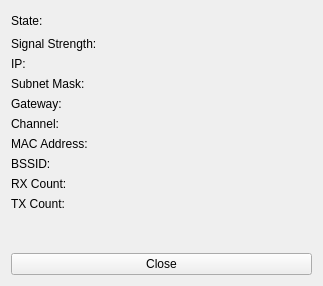
<?xml version="1.0" encoding="UTF-8"?>
<ui version="4.0">
 <class>wifi_status</class>
 <widget class="QWidget" name="wifi_status">
  <property name="geometry">
   <rect>
    <x>0</x>
    <y>0</y>
    <width>323</width>
    <height>286</height>
   </rect>
  </property>
  <property name="windowTitle">
   <string>WIFI Status</string>
  </property>
  <layout class="QVBoxLayout" name="verticalLayout">
   <item>
    <layout class="QGridLayout" name="gridLayout">
     <item row="0" column="0">
      <widget class="QLabel" name="label_8">
       <property name="text">
        <string>State:</string>
       </property>
      </widget>
     </item>
     <item row="1" column="0">
      <widget class="QLabel" name="label">
       <property name="text">
        <string>Signal Strength:</string>
       </property>
      </widget>
     </item>
     <item row="2" column="0">
      <widget class="QLabel" name="label_2">
       <property name="text">
        <string>IP:</string>
       </property>
      </widget>
     </item>
     <item row="3" column="0">
      <widget class="QLabel" name="label_3">
       <property name="text">
        <string>Subnet Mask:</string>
       </property>
      </widget>
     </item>
     <item row="4" column="0">
      <widget class="QLabel" name="label_4">
       <property name="text">
        <string>Gateway:</string>
       </property>
      </widget>
     </item>
     <item row="5" column="0">
      <widget class="QLabel" name="label_5">
       <property name="text">
        <string>Channel:</string>
       </property>
      </widget>
     </item>
     <item row="6" column="0">
      <widget class="QLabel" name="label_6">
       <property name="text">
        <string>MAC Address:</string>
       </property>
      </widget>
     </item>
     <item row="7" column="0">
      <widget class="QLabel" name="label_7">
       <property name="text">
        <string>BSSID:</string>
       </property>
      </widget>
     </item>
     <item row="8" column="0">
      <widget class="QLabel" name="label_9">
       <property name="text">
        <string>RX Count:</string>
       </property>
      </widget>
     </item>
     <item row="9" column="0">
      <widget class="QLabel" name="label_10">
       <property name="text">
        <string>TX Count:</string>
       </property>
      </widget>
     </item>
     <item row="0" column="1">
      <spacer name="horizontalSpacer">
       <property name="orientation">
        <enum>Qt::Horizontal</enum>
       </property>
       <property name="sizeHint" stdset="0">
        <size>
         <width>40</width>
         <height>20</height>
        </size>
       </property>
      </spacer>
     </item>
     <item row="2" column="2">
      <widget class="QLabel" name="wifi_status_ip">
       <property name="text">
        <string/>
       </property>
       <property name="textInteractionFlags">
        <set>Qt::LinksAccessibleByMouse|Qt::TextSelectableByKeyboard|Qt::TextSelectableByMouse</set>
       </property>
      </widget>
     </item>
     <item row="0" column="2">
      <widget class="QLabel" name="wifi_status_state">
       <property name="sizePolicy">
        <sizepolicy hsizetype="Preferred" vsizetype="Preferred">
         <horstretch>1</horstretch>
         <verstretch>0</verstretch>
        </sizepolicy>
       </property>
       <property name="text">
        <string/>
       </property>
       <property name="textInteractionFlags">
        <set>Qt::LinksAccessibleByMouse|Qt::TextSelectableByKeyboard|Qt::TextSelectableByMouse</set>
       </property>
      </widget>
     </item>
     <item row="1" column="2">
      <widget class="QLabel" name="wifi_status_rssi">
       <property name="text">
        <string/>
       </property>
       <property name="textInteractionFlags">
        <set>Qt::LinksAccessibleByMouse|Qt::TextSelectableByKeyboard|Qt::TextSelectableByMouse</set>
       </property>
      </widget>
     </item>
     <item row="3" column="2">
      <widget class="QLabel" name="wifi_status_sub">
       <property name="text">
        <string/>
       </property>
       <property name="textInteractionFlags">
        <set>Qt::LinksAccessibleByMouse|Qt::TextSelectableByKeyboard|Qt::TextSelectableByMouse</set>
       </property>
      </widget>
     </item>
     <item row="4" column="2">
      <widget class="QLabel" name="wifi_status_gw">
       <property name="text">
        <string/>
       </property>
       <property name="textInteractionFlags">
        <set>Qt::LinksAccessibleByMouse|Qt::TextSelectableByKeyboard|Qt::TextSelectableByMouse</set>
       </property>
      </widget>
     </item>
     <item row="5" column="2">
      <widget class="QLabel" name="wifi_status_channel">
       <property name="text">
        <string/>
       </property>
       <property name="textInteractionFlags">
        <set>Qt::LinksAccessibleByMouse|Qt::TextSelectableByKeyboard|Qt::TextSelectableByMouse</set>
       </property>
      </widget>
     </item>
     <item row="6" column="2">
      <widget class="QLabel" name="wifi_status_mac">
       <property name="text">
        <string/>
       </property>
       <property name="textInteractionFlags">
        <set>Qt::LinksAccessibleByMouse|Qt::TextSelectableByKeyboard|Qt::TextSelectableByMouse</set>
       </property>
      </widget>
     </item>
     <item row="7" column="2">
      <widget class="QLabel" name="wifi_status_bssid">
       <property name="text">
        <string/>
       </property>
       <property name="textInteractionFlags">
        <set>Qt::LinksAccessibleByMouse|Qt::TextSelectableByKeyboard|Qt::TextSelectableByMouse</set>
       </property>
      </widget>
     </item>
     <item row="8" column="2">
      <widget class="QLabel" name="wifi_status_rx">
       <property name="text">
        <string/>
       </property>
       <property name="textInteractionFlags">
        <set>Qt::LinksAccessibleByMouse|Qt::TextSelectableByKeyboard|Qt::TextSelectableByMouse</set>
       </property>
      </widget>
     </item>
     <item row="9" column="2">
      <widget class="QLabel" name="wifi_status_tx">
       <property name="text">
        <string/>
       </property>
       <property name="textInteractionFlags">
        <set>Qt::LinksAccessibleByMouse|Qt::TextSelectableByKeyboard|Qt::TextSelectableByMouse</set>
       </property>
      </widget>
     </item>
    </layout>
   </item>
   <item>
    <spacer name="verticalSpacer">
     <property name="orientation">
      <enum>Qt::Vertical</enum>
     </property>
     <property name="sizeHint" stdset="0">
      <size>
       <width>20</width>
       <height>6</height>
      </size>
     </property>
    </spacer>
   </item>
   <item>
    <widget class="QPushButton" name="button_close">
     <property name="text">
      <string>Close</string>
     </property>
    </widget>
   </item>
  </layout>
 </widget>
 <tabstops>
  <tabstop>button_close</tabstop>
 </tabstops>
 <resources/>
 <connections/>
</ui>
